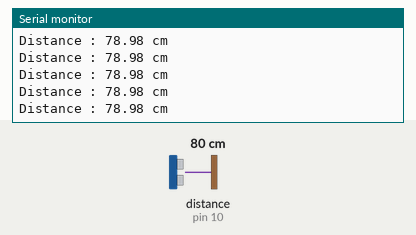
The sketch below on a simulated Arduino Uno, built with avr-gcc and run on an emulated ATmega328P. On the bench: the last lines printed to the serial monitor. Wiring (inferred from the names in the program): ultrasonic range finder: trigger pin 9; echo pin 10. Inputs (shaded band) come from the test bench; at power-on: distance to the obstacle (sensor on pin 10) 80 cm. The echo pulse lasts 58.3 µs per cm.

Above: at 1.2 s.
1.3 s: distance to the obstacle (sensor on pin 10) set to 35 cm
At 1.6 s:
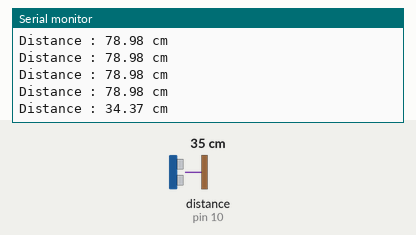
4.3 s: distance to the obstacle (sensor on pin 10) set to 2 cm
At 4.44 s:
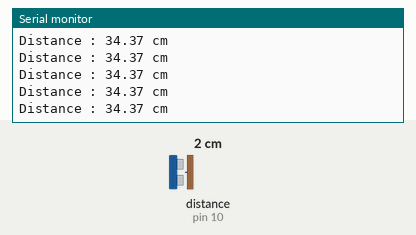
Timing chart, 0 to 7.3 s (numbered marks = the images above; inputs shaded):
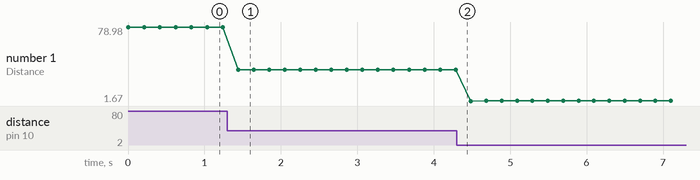

The sketch:

hcsr04-distance.ino
```cpp
// Source: TP3, Part B (base code for HC-SR04 distance on Serial) - ISET Mahdia
const int trigPin = 9;
const int echoPin = 10;

void setup() {
  Serial.begin(9600);
  pinMode(trigPin, OUTPUT);
  pinMode(echoPin, INPUT);
}

void loop() {
  // Génération de l'impulsion
  digitalWrite(trigPin, LOW);
  delayMicroseconds(2);
  digitalWrite(trigPin, HIGH);
  delayMicroseconds(10);
  digitalWrite(trigPin, LOW);

  // Lecture du temps d'écho
  long duration = pulseIn(echoPin, HIGH);

  // Calcul de la distance
  float distance = duration * 0.034 / 2;

  Serial.print("Distance : ");
  Serial.print(distance);
  Serial.println(" cm");

  delay(200);
}
```

Measured:
- after the input at 1.3 s, the serial monitor: prints a new line after 0.14 s (image 1)
- plotted number 1: 78.98 → 34.37 after the input at 1.3 s, 34.37 → 1.68 after the input at 4.3 s
